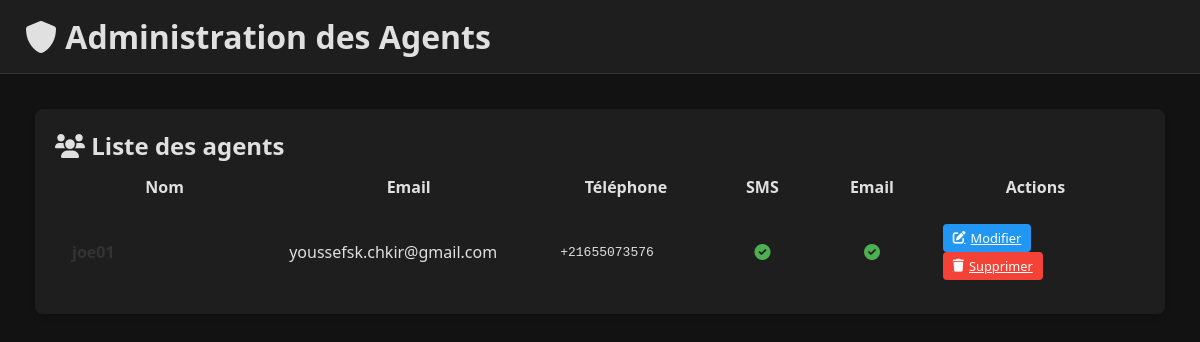
The app's page /agents/ (signed in) with its own data.
### securite/models.py (models this page shows, shortened)
class Agent(models.Model):
    user = models.OneToOneField(
        User,
        on_delete=models.CASCADE,
        null=True,
        blank=True,
        verbose_name="Utilisateur associé"
    )
    nom = models.CharField(
        max_length=100,
        verbose_name="Nom complet"
    )
    email = models.EmailField(
        verbose_name="Adresse email"
    )
    telephone = models.CharField(
        max_length=20,
        verbose_name="Numéro de téléphone"
    )
    recoit_sms = models.BooleanField(
        default=False,
        verbose_name="Reçoit les SMS d'alerte"
    )
    recoit_email = models.BooleanField(
        default=True,
        verbose_name="Reçoit les emails d'alerte"
    )
    class Meta:
        verbose_name = "Agent de sécurité"
        verbose_name_plural = "Agents de sécurité"
        ordering = ['nom']

### securite/views.py (the view)
# urls.py: path('agents/', securite_views.liste_agents, name='liste_agents'),
@user_passes_test(admin_required)
def liste_agents(request):
    agents = Agent.objects.all().order_by('nom')
    return render(request, 'securite/liste_agents.html', {'agents': agents})

### securite/views.py (called while the page is built)
def admin_required(user):
    return user.is_superuser

### securite/templates/securite/liste_agents.html (shortened to what this page needs)
{% extends "securite/base_admin.html" %}
{% block content %}
<div class="container">
    <h2><i class="fas fa-users"></i> Liste des agents</h2>
    <table class="agents-table">
        <thead>
            <tr>
                <th style="width: 20%; min-width: 150px;">Nom</th>
                <th style="width: 25%;">Email</th>
                <th style="width: 15%;">Téléphone</th>
                <th style="width: 10%;">SMS</th>
                <th style="width: 10%;">Email</th>
                <th style="width: 20%;">Actions</th>
            </tr>
        </thead>
        <tbody>
            {% for agent in agents %}
            <tr>
                <td style="font-weight: 600; color: #333;">{{ agent.nom|default:"-" }}</td>
                <td>{{ agent.email|default:"-" }}</td>
                <td style="font-family: monospace;">{{ agent.telephone|default:"-" }}</td>
                <td style="text-align: center;">
                    {% if agent.recoit_sms %}
                        <i class="fas fa-check-circle" style="color: #4CAF50;"></i>
                    {% else %}
                        <i class="fas fa-times-circle" style="color: #f44336;"></i>
                    {% endif %}
                </td>
                <td style="text-align: center;">
                    {% if agent.recoit_email %}
                        <i class="fas fa-check-circle" style="color: #4CAF50;"></i>
                    {% else %}
                        <i class="fas fa-times-circle" style="color: #f44336;"></i>
                    {% endif %}
                </td>
                <td>
                    <a href="{% url 'modifier_agent' agent.id %}" class="btn btn-sm btn-edit">
                        <i class="fas fa-edit"></i> Modifier
                    </a>
                    <a href="{% url 'supprimer_agent' agent.id %}" class="btn btn-sm btn-delete">
                        <i class="fas fa-trash"></i> Supprimer
                    </a>
                </td>
            </tr>
            {% endfor %}
        </tbody>
    </table>
</div>
{% endblock %}

### securite/templates/securite/base_admin.html (style rules this page uses)
* { margin: 0; padding: 0; box-sizing: border-box; font-family: 'Segoe UI', Tahoma, Geneva, Verdana, sans-serif; }
body { background-color: #121212; color: #e0e0e0; height: 100vh; overflow: hidden; }
.container { background-color: #1e1e1e; border-radius: 8px; padding: 20px; box-shadow: 0 4px 6px rgba(0, 0, 0, 0.1); margin: 20px; }
.btn { padding: 8px 15px; border: none; border-radius: 4px; background-color: #333; color: #e0e0e0; cursor: pointer; font-size: 0.85rem; display: inline-flex; align-items: center; gap: 5px; transition: all 0.2s; }

### securite/templates/securite/liste_agents.html (style rules this page uses)
.agents-table td, .agents-table th { padding: 12px 15px; vertical-align: middle; }
.btn-sm { padding: 5px 10px; font-size: 0.8rem; }
.btn-edit { background-color: #2196F3; color: white; }
.btn-delete { background-color: #f44336; color: white; }

### records on screen
Agent: nom "joe01", email "youssefsk.chkir@gmail.com", telephone "+21655073576", recoit_sms True (drawn), recoit_email True (drawn)
